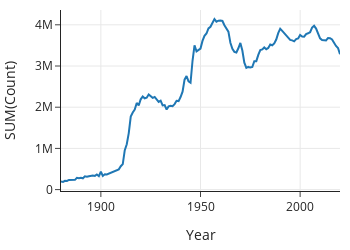

The code cell stored with this chart in its notebook:
### Markdown cell above
Notice that the code is nearly the same as the non-grouped version, except that
it contains a `GROUP BY` clause using the `Year` column. We also add the `Year`
column to the `SELECT` clause so that each row of the result also contains the
year.

The result is a relation with the total babies born for each year in the data.
Notice that the Year column contains the unique `Year` values---there are no
duplicate `Year` values anymore since we grouped them together. Now we can plot
the counts over time:

### Code cell
counts_by_year = pd.read_sql(query, db)
px.line(counts_by_year, x='Year', y='SUM(Count)', width=350, height=250)

### Figure 1 — Plotly figure (JSON) as saved in the notebook; plotly's stock layout.template omitted (floating-point values rounded to 4 significant figures; data arrays with more than 128 entries replaced by an {"elided": "..."} marker saying what was removed)
{"data": [{"hovertemplate": "Year=%{x}<br>SUM(Count)=%{y}<extra></extra>", "legendgroup": "", "line": {"color": "#1F77B4", "dash": "solid"}, "marker": {"symbol": "circle"}, "mode": "lines", "name": "", "orientation": "v", "showlegend": false, "type": "scatter", "x": {"elided": "141 int values"}, "xaxis": "x", "y": {"elided": "141 int values"}, "yaxis": "y"}], "layout": {"height": 250, "legend": {"tracegroupgap": 0}, "width": 350, "xaxis": {"anchor": "y", "autorange": true, "domain": [0, 1], "range": [1880, 2020], "title": {"text": "Year"}, "type": "linear"}, "yaxis": {"anchor": "x", "autorange": true, "domain": [0, 1], "range": [-33900.0, 4360000.0], "title": {"text": "SUM(Count)"}, "type": "linear"}}}
